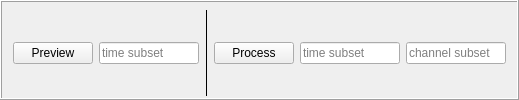
         <widget class="QFrame" name="previewProcessButtonFrame">
          <property name="frameShape">
           <enum>QFrame::Box</enum>
          </property>
          <property name="frameShadow">
           <enum>QFrame::Raised</enum>
          </property>
          <layout class="QHBoxLayout" name="processButtonLayout">
           <property name="topMargin">
            <number>8</number>
           </property>
           <property name="bottomMargin">
            <number>2</number>
           </property>
           <item>
            <widget class="QPushButton" name="previewButton">
             <property name="enabled">
              <bool>true</bool>
             </property>
             <property name="minimumSize">
              <size>
               <width>0</width>
               <height>0</height>
              </size>
             </property>
             <property name="toolTip">
              <string>Preview the highlighted dataset with the current settings</string>
             </property>
             <property name="text">
              <string>Preview</string>
             </property>
             <property name="autoDefault">
              <bool>true</bool>
             </property>
             <property name="default">
              <bool>false</bool>
             </property>
             <property name="flat">
              <bool>false</bool>
             </property>
            </widget>
           </item>
           <item>
            <widget class="QLineEdit" name="previewTRangeLineEdit">
             <property name="maximumSize">
              <size>
               <width>100</width>
               <height>16777215</height>
              </size>
             </property>
             <property name="toolTip">
              <string>&lt;html&gt;&lt;head/&gt;&lt;body&gt;&lt;p&gt;&lt;span style=&quot; font-size:12pt;&quot;&gt;a string can be used to dictate a subset of timepoints to preview. Separate list items with commas, and &amp;quot;start-stop-step&amp;quot; items with dashes.&lt;br&gt;For instance: '0,3,5-10,15-30-3,40'&lt;br&gt;NOTE: time is zero-indexed&lt;/span&gt;&lt;/p&gt;&lt;/body&gt;&lt;/html&gt;</string>
             </property>
             <property name="echoMode">
              <enum>QLineEdit::Normal</enum>
             </property>
             <property name="placeholderText">
              <string>time subset</string>
             </property>
             <property name="cursorMoveStyle">
              <enum>Qt::LogicalMoveStyle</enum>
             </property>
             <property name="clearButtonEnabled">
              <bool>false</bool>
             </property>
            </widget>
           </item>
           <item>
            <widget class="Line" name="line">
             <property name="frameShadow">
              <enum>QFrame::Plain</enum>
             </property>
             <property name="orientation">
              <enum>Qt::Vertical</enum>
             </property>
            </widget>
           </item>
           <item>
            <widget class="QPushButton" name="processButton">
             <property name="minimumSize">
              <size>
               <width>0</width>
               <height>0</height>
              </size>
             </property>
             <property name="text">
              <string>Process</string>
             </property>
            </widget>
           </item>
           <item>
            <widget class="QLineEdit" name="processTRangeLineEdit">
             <property name="maximumSize">
              <size>
               <width>100</width>
               <height>16777215</height>
              </size>
             </property>
             <property name="toolTip">
              <string>&lt;html&gt;&lt;head/&gt;&lt;body&gt;&lt;p&gt;&lt;span style=&quot; font-size:12pt;&quot;&gt;a string can be used to dictate a subset of timepoints to process. Separate list items with commas, and &amp;quot;start-stop-step&amp;quot; items with dashes.&lt;br&gt;For instance: '0,3,5-10,15-30-3,40'&lt;br&gt;NOTE: time is zero-indexed&lt;/span&gt;&lt;/p&gt;&lt;/body&gt;&lt;/html&gt;</string>
             </property>
             <property name="placeholderText">
              <string>time subset</string>
             </property>
            </widget>
           </item>
           <item>
            <widget class="QLineEdit" name="processCRangeLineEdit">
             <property name="minimumSize">
              <size>
               <width>100</width>
               <height>0</height>
              </size>
             </property>
             <property name="maximumSize">
              <size>
               <width>100</width>
               <height>16777215</height>
              </size>
             </property>
             <property name="toolTip">
              <string>&lt;html&gt;&lt;head/&gt;&lt;body&gt;&lt;p&gt;&lt;span style=&quot; font-size:12pt;&quot;&gt;a string can be used to dictate a subset of channels to preview. Separate list items with commas, and &amp;quot;start-stop-step&amp;quot; items with dashes. &lt;br&gt;For instance: '0,2-3'&lt;br&gt;NOTE: channels are zero-indexed&lt;/span&gt;&lt;/p&gt;&lt;/body&gt;&lt;/html&gt;</string>
             </property>
             <property name="placeholderText">
              <string>channel subset</string>
             </property>
            </widget>
           </item>
          </layout>
         </widget>
